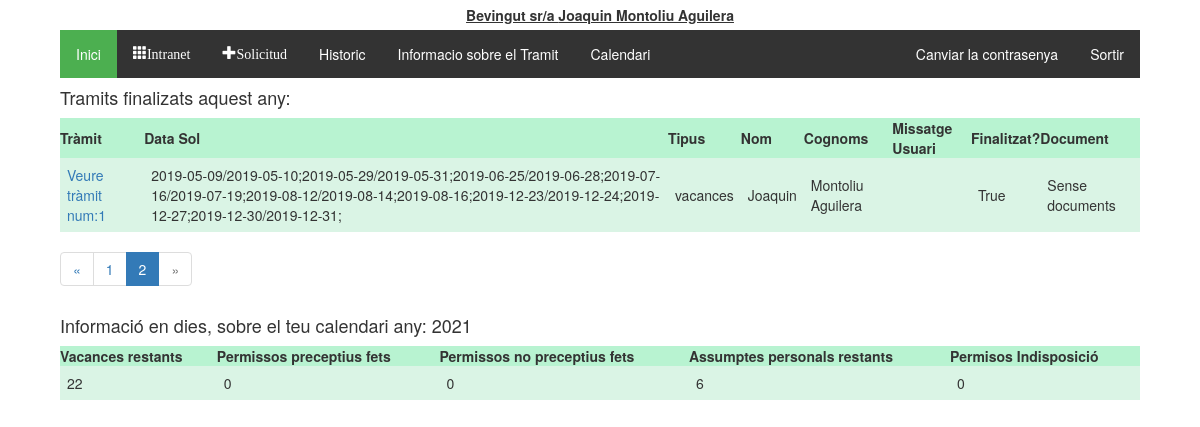
Screenshot of /tramitador/historic/?page=2 (signed in) with the database file from the repository.
### tramitador/models.py (models this page shows, shortened)
class Treballadors(AbstractUser):
    usuari = models.CharField(max_length=20)
    foto = models.FileField(upload_to='fotos', blank=True, null=True)
    """nom = models.CharField(max_length=20)
    cognoms = models.CharField(max_length=20)
    email = models.CharField(max_length=50)"""
    dni = models.CharField(max_length=20, null = True, blank=True)
    areas = models.ManyToManyField(Area)
    observacions = models.TextField(null = True, blank=True)
    """rol = models.CharField(max_length=20, choices = tip_rols, default = 'treb')
    estat = models.CharField(max_length=10, choices = tip_estats, default = 'alta')"""
    representant = models.ForeignKey('self', on_delete=models.CASCADE, blank=True, null = True)
    class Meta:
        ordering = ['first_name','last_name']

class Tramit(models.Model):
    validacio = (
        ('conforme','conforme'),
        ('inconforme','no conforme'),
        ('espera', 'en espera'),
    )
    tipologia = (
        ('vacances', 'Vacances'),
        ('perm_precep', 'Permisos preceptius'),
        ('perm_no_precep', 'Permisos no preceptius'),
        ('asum_p', 'Asumptes personals'),
        ('perm_indisposicio', 'Permis Indisposicio'),
        ('perm_altres', 'Altres permissos'),
    )
    treballador = models.ForeignKey(Treballadors, on_delete=models.CASCADE)
    document = models.ForeignKey(Document, on_delete=models.SET_NULL, null=True, blank=True)
    creat_en = models.DateTimeField(auto_now_add=True)
    modificat_en = models.DateTimeField(auto_now=True)
    data_sol = models.CharField(max_length=250, help_text = "Interval de dates amb guións '/', per dies no consecutios emprar ';' Exemple:2019-08-01-2019-08-20;2019-09-09")
    tipus = models.CharField(max_length=40, choices=tipologia, default='asum_p')
    finalitzat = models.BooleanField(default=False)
    """Validacio de RRHH"""
    valRRHH = models.CharField(max_length=20, choices=validacio, default='espera')
    """Validacio del responsable"""
    valResp =  models.CharField(max_length=20, choices=validacio, default='espera')
    """Validacio del Politic"""
    valPol = models.CharField(max_length=20, choices=validacio, default='espera')
    """En cas de voler explicar el motiu"""
    missatge_usuari = models.CharField(max_length=2000, null = True)
    missatge_responsable = models.CharField(max_length=2000, null = True, blank=True)
    """Millores per el admin site"""
    def was_published_recently(self):
        return self.creat_en >= timezone.now() - datetime.timedelta(days=1)
    was_published_recently.admin_order_field = 'creat_en'
    was_published_recently.boolean = True
    was_published_recently.short_description = 'Publicat recentment?'

class Calendari(models.Model):
    any = models.IntegerField(('any'),choices=year_choices(), default=current_year())
    vacances = models.IntegerField(default=22, verbose_name="Vacances disponibles")
    vacances_dies = models.CharField(max_length=500, blank=True)
    perm_precep = models.IntegerField(default=0, verbose_name="Permissos preceptius fets:")
    perm_precep_dies = models.CharField(max_length=500, blank=True)
    perm_no_precep = models.IntegerField(default=0, verbose_name="Permissos no preceptius fets:")
    perm_no_precep_dies = models.CharField(max_length=500, blank=True)
    asum_p = models.IntegerField(default=6,verbose_name="Assumptes perosnals disponibles:")
    asum_p_dies = models.CharField(max_length=500, blank=True)
    perm_indisposicio = models.IntegerField(default=0, verbose_name="Permissos per indisposició fets:", blank=True)
    perm_indisposicio_dies = models.CharField(max_length=500, blank=True)
    perm_altres = models.IntegerField(default=0, verbose_name="Altres permissos", blank=True)
    perm_altres_dies = models.CharField(max_length=500, blank=True)
    treballador = models.ForeignKey(Treballadors, on_delete=models.CASCADE)

### tramitador/views.py (the view)
@login_required
def historic(request):
    today = datetime.date.today()
    groups = request.user.groups.all()
    page = request.GET.get('page', 1)
    tramits_finalitzats = Tramit.objects.all().filter(Q(treballador__id=request.user.id) & Q(finalitzat=True)).order_by('-data_sol')
    paginator = Paginator(tramits_finalitzats, 4)
    try:
        calendari = Calendari.objects.get(treballador__id = request.user.id, any=today.year)
        try:
            tramits_finalitzats = paginator.page(page)
        except PageNotAnInteger:
            tramits_finalitzats = paginator.page(1)
        except EmptyPage:
            tramits_finalitzats = paginator.page(paginator.num_pages)
        context = {'tramits_finalitzats': tramits_finalitzats, 'calendari':calendari}
        return render(request, 'tramits/historic.html', context)
    except Calendari.DoesNotExist:
        try:
            tramits_finalitzats = paginator.page(page)
        except PageNotAnInteger:
            tramits_finalitzats = paginator.page(1)
        except EmptyPage:
            tramits_finalitzats = paginator.page(paginator.num_pages)
        context = {'tramits_finalitzats': tramits_finalitzats}
        return render(request, 'tramits/historic.html', context)

### tramitador/templatetags/group.py (called while the page is built)
@register.filter(name='has_group')
def has_group(user, group_name):
    group_name = group_name.split(";")
    for group in group_name:
        if(user.groups.filter(name=group).exists()):
            return True
    return False

### tramitador/templates/tramits/historic.html
{% extends 'tramits/base.html' %}
{% block content %}
  {% if tramits_finalitzats %}
  <h4>Tramits finalizats aquest any:</h4>
    <table class="TFtable">
      <tr>
        <th>Tràmit</th><th>Data Sol</th><th>Tipus</th><th>Nom</th><th>Cognoms</th><th>Missatge Usuari</th><th>Finalitzat?</th><th>Document</th>
      </tr>
      {% for tramit in tramits_finalitzats %}
      <tr>
        <td><a href="{% url 'tramit_detall' tramit.id %}">Veure tràmit num:{{tramit.id}}</a></td><td>{{tramit.data_sol}}</td><td>{{tramit.tipus}}</td><td>{{tramit.treballador.first_name}}</td><td>{{tramit.treballador.last_name}}</td>
        <td>{{missatge_usuari}}</td><td>{{tramit.finalitzat}}</td>
        <td>
          {% if tramit.document %}
            <a href='{{ tramit.document.document.url }}' class="glyphicon glyphicon-save-file"></a>
          {% else %}
            Sense documents
          {% endif %}
        </td>
      </tr>
      {% endfor %}
    </table>
    <ul class="pagination">
      {% if tramits_finalitzats.has_previous %}
        <li><a href="?page={{ tramits_finalitzats.previous_page_number }}">&laquo;</a></li>
      {% else %}
        <li class="disabled"><span>&laquo;</span></li>
      {% endif %}
      {% for i in tramits_finalitzats.paginator.page_range %}
        {% if tramits_finalitzats.number == i %}
          <li class="active"><span>{{ i }} <span class="sr-only">(current)</span></span></li>
        {% else %}
          <li><a href="?page={{ i }}">{{ i }}</a></li>
        {% endif %}
      {% endfor %}
      {% if tramits_finalitzats.has_next %}
        <li><a href="?page={{ tramits_finalitzats.next_page_number }}">&raquo;</a></li>
      {% else %}
        <li class="disabled"><span>&raquo;</span></li>
      {% endif %}
    </ul>
    {% else %}
      Encara no s'ha finalitzat cap tràmit...
  {% endif %}
  {% if calendari %}
  <h4>Informació en dies, sobre el teu calendari any: {{calendari.any}}</h4>
    <table class="TFtable">
      <tr>
        <th>Vacances restants</th>
        <th>Permissos preceptius fets</th>
        <th>Permissos no preceptius fets</th>
        <th>Assumptes personals restants</th>
        <th>Permisos Indisposició</th>
      </tr>
      <tr>
        <td>{{calendari.vacances}}</td>
        <td>{{calendari.perm_precep}}</td>
        <td>{{calendari.perm_no_precep}}</td>
        <td>{{calendari.asum_p}}</td>
        <td>{{calendari.perm_indisposicio}}</td>
      </tr>
    </table>
  {% else %}
    <p>Encara no tens calendari d'aquest any confeccionat.</p>
  {% endif %}
{% endblock %}

### tramitador/templates/tramits/base.html (shortened to what this page needs)
<!DOCTYPE html>
{% load static %}
{% load group %}
<html lang="es">
  <head>
    <link rel="stylesheet" href="https://maxcdn.bootstrapcdn.com/bootstrap/3.3.5/css/bootstrap.min.css">
    <link rel="stylesheet" href="https://maxcdn.bootstrapcdn.com/font-awesome/4.4.0/css/font-awesome.min.css">
    <link rel="stylesheet" href="//code.jquery.com/ui/1.12.1/themes/base/jquery-ui.css">
    <link rel="stylesheet" href="{% static 'tramits/style.css' %}">
    <link rel="stylesheet" href="{% static 'tramits/bootstrap-year-calendar.css' %}">
  </head>
  <body>
    <div id="heading">
      {% block heading %}
        {% if user.is_authenticated %}
          Bevingut sr/a {{ user.first_name }} {{ user.last_name }}
        {% endif %}
      {% endblock %}
    </div>
    {% if user.is_authenticated %}
      <div id="main_block">
        <div id="options_block">
          <ul class="menu_options">
            <li><a href="{% url 'index' %}" class="active">Inici</a></li>
            <li><a href="{% url 'indexIntranet' %}"class ="glyphicon glyphicon-th">Intranet</a></li>
            <li><a href="{% url 'nou_tramit' %}"class ="glyphicon glyphicon-plus">Solicitud</a></li>
            <li><a href="{% url 'historic' %}">Historic</a></li>
            <li><a target="_blank" href="{% static 'documentacio/manual.pdf' %}">Informacio sobre el Tramit</a></li>
            <li><a target="_blank" href="{% url 'calendari' %}">Calendari</a></li>
            <li class="menu_options_dreta"><a href="{% url 'logout' %}">Sortir</a></li>
            <li class="menu_options_dreta"><a href="/permivac/tramitador/accounts/password_change/">Canviar la contrasenya</a></li>
          </ul>
        </div>
        {% block content %}
        {% endblock %}
      </div>
    {% endif %}
  </body>
</html>

### tramitador/static/tramits/style.css (style rules this page uses)
#heading { display:flex; flex-direction: row; justify-content: center; align-content:center; align-items:center; width: 90%; height: auto; margin-left: auto; margin-right: auto; padding: 5px; text-decoration: underline; font-weight: bold; }
#main_block { display:flex; flex-direction:column; width: 90%; margin-left: auto; margin-right: auto; height: auto; justify-content: center; }
.TFtable { width: 100%; height: auto; padding: 5px; }
.TFtable td { padding:7px; border:border#4ef495 1px solid; }
.TFtable tr { background:#b8f3d1; }
.TFtable tr:nth-child(odd) { background:#b8f3d1; }
.TFtable tr:nth-child(even) { background:#daf4e5; }
ul.menu_options { list-style-type: none; margin: 0; padding: 0; overflow: hidden; background-color: #333; }
ul.menu_options li { float: left; }
ul.menu_options li.menu_options_dreta { float:right; }
ul.menu_options li a { display: block; color: white; text-align: center; padding: 14px 16px; text-decoration: none; }
.active { background-color: #4CAF50; }
a, i { cursor: pointer; }

### rows the page displays
Treballadors: first_name "Joaquin", last_name "Montoliu Aguilera"
Tramit: id "1", data_sol "2019-05-09/2019-05-10;2019-05-29/2019-05-31;2019-06-25/2019-06-28;2019-07-16/2019-07-19;2019-08-12/2019-08-14;2019-08-16;2019-12-23/2019-12-24;2019-12-27;2019-12-30/2019-12-31;", tipus "vacances", treballador.first_name "Joaquin", treballador.last_name "Montoliu Aguilera", finalitzat "True", shows "Sense documents"
Calendari: any "2021", vacances "22", perm_precep "0", perm_no_precep "0", asum_p "6", perm_indisposicio "0"

### other values shown
{{ i }} "1"
{{ i }} "2"
